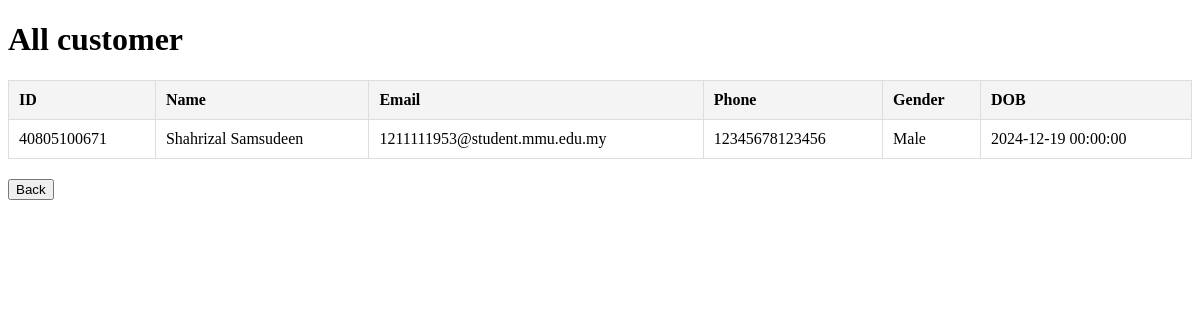
Before: /viewcus with the older database file.
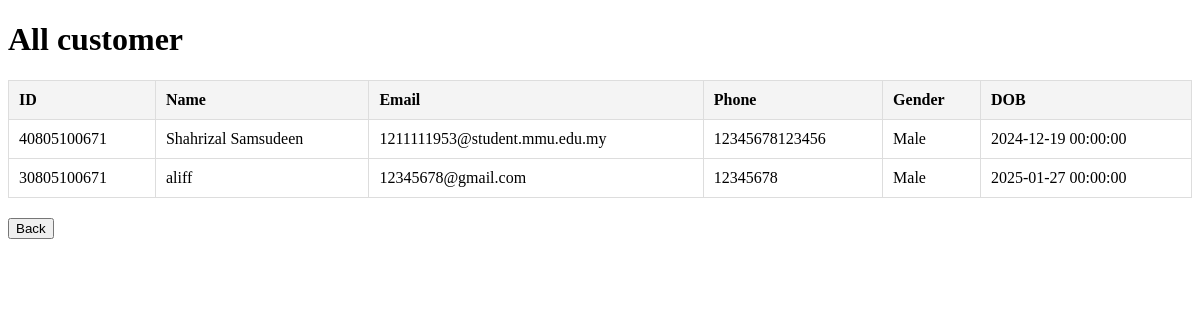
After: the same page with the newer database file.
### main.py (models this page shows)
class customer(db.Model,UserMixin):
  id=db.Column(db.Integer, primary_key=True)
  name=db.Column(db.String(150))
  password=db.Column(db.String(150))
  email=db.Column(db.String(100),unique=True)
  ph=db.Column(db.String(150),unique=True)
  gender=db.Column(db.String(150))
  dob=db.Column(db.DateTime(),default=datetime)

### main.py (the view)
@tandtweb.route('/viewcus', methods=['GET'])
def view_cus():
    customer_list = customer.query.all()
    return render_template('viewcus.html', customer_list=customer_list)

### templates/viewcus.html (shortened to what this page needs)
<!DOCTYPE html>
<html lang="en">
<head>
</head>
<body>
    <h1>All customer</h1>
    <table>
        <thead>
            <tr>
                <th>ID</th>
                <th>Name</th>
                <th>Email</th>
                <th>Phone</th>
                <th>Gender</th>
                <th>DOB</th>
            </tr>
        </thead>
        <tbody>
            {% for customer in customer_list %}
                <tr>
                    <td>{{ customer.id }}</td>
                    <td>{{ customer.name }}</td>
                    <td>{{ customer.email }}</td>
                    <td>{{ customer.ph }}</td>
                    <td>{{ customer.gender }}</td>
                    <td>{{ customer.dob }}</td>
                </tr>
            {% endfor %}
        </tbody>
    </table>
    <button type="button" onclick="window.location.href='/sponsorhome'">Back</button>
</body>
</html>

Changed rows visible on the page:
added customer: id "30805100671", name "aliff", email "12345678@gmail.com", ph "12345678", gender "Male", dob "2025-01-27 00:00:00"
